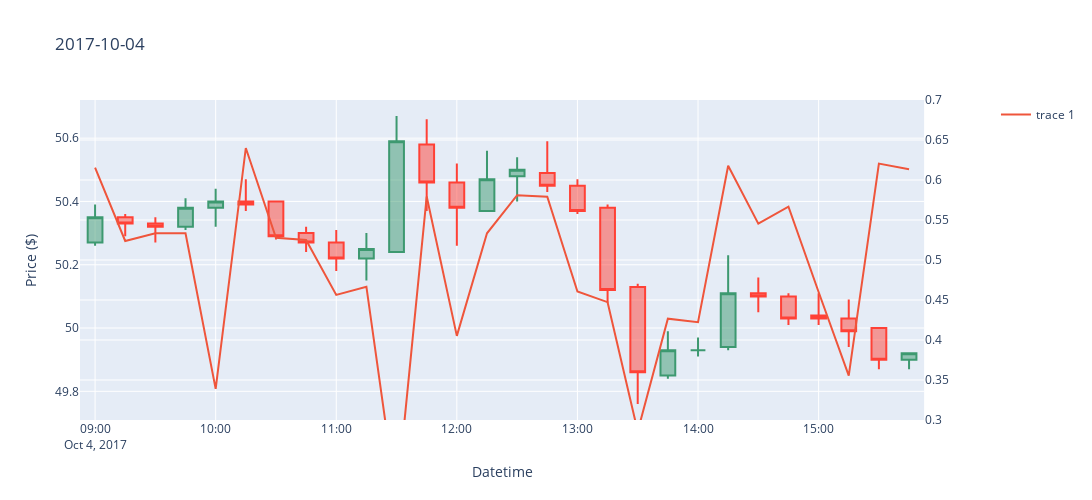
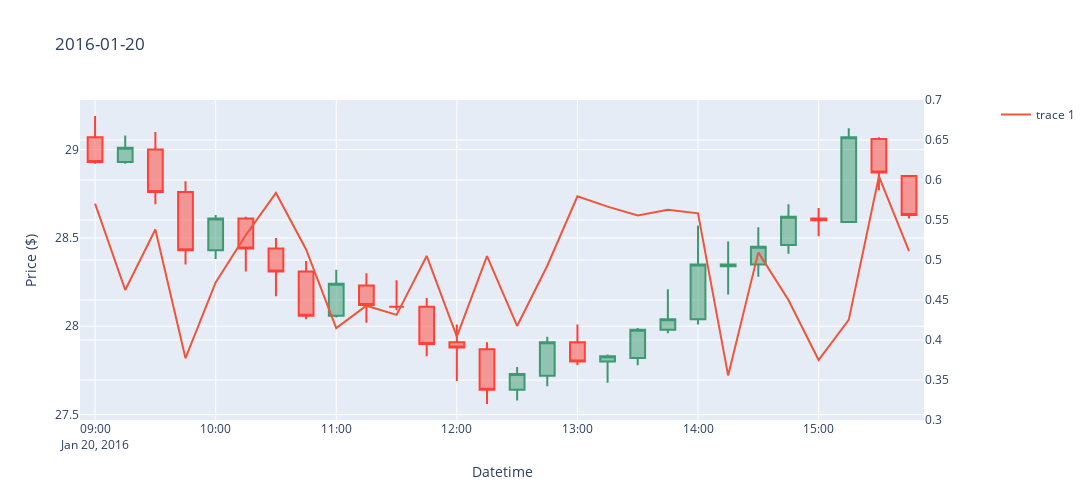
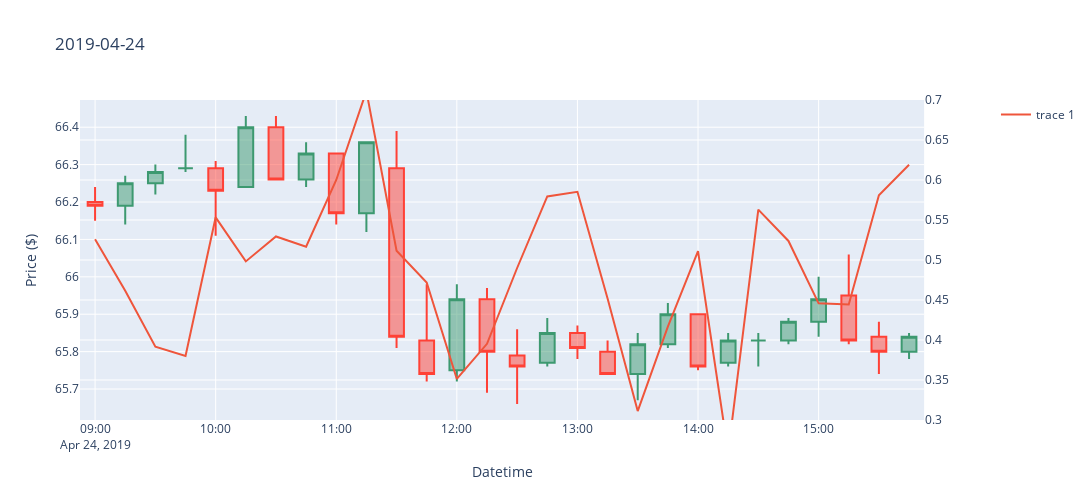
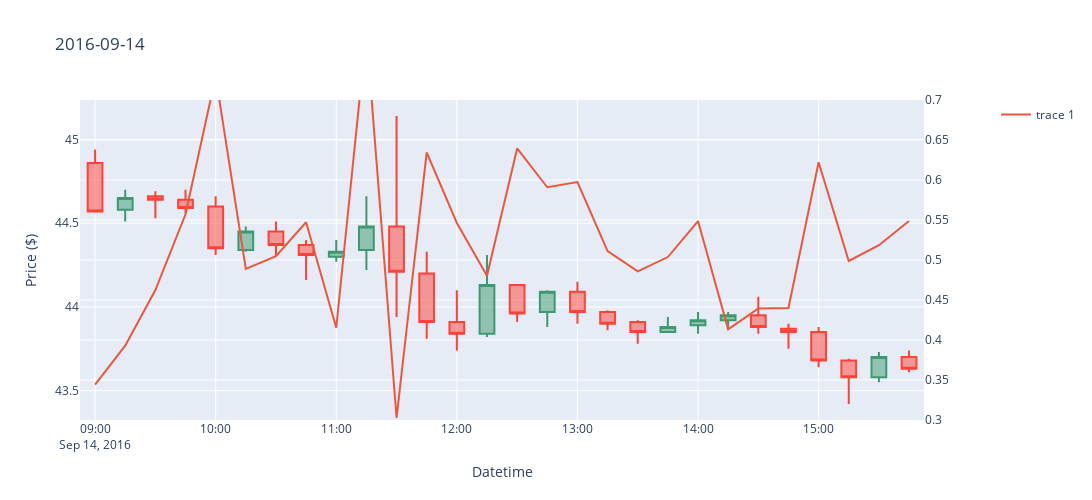

Here is the notebook cell these charts were saved with, in order:
### Code cell
days = df_uturn['datetime'].dt.date.unique()
np.random.shuffle(days)

for day in days[:5]:
    df_day = df_uturn[df_uturn['datetime'].dt.date == day]
    plot_candlestick(df_day, day)
